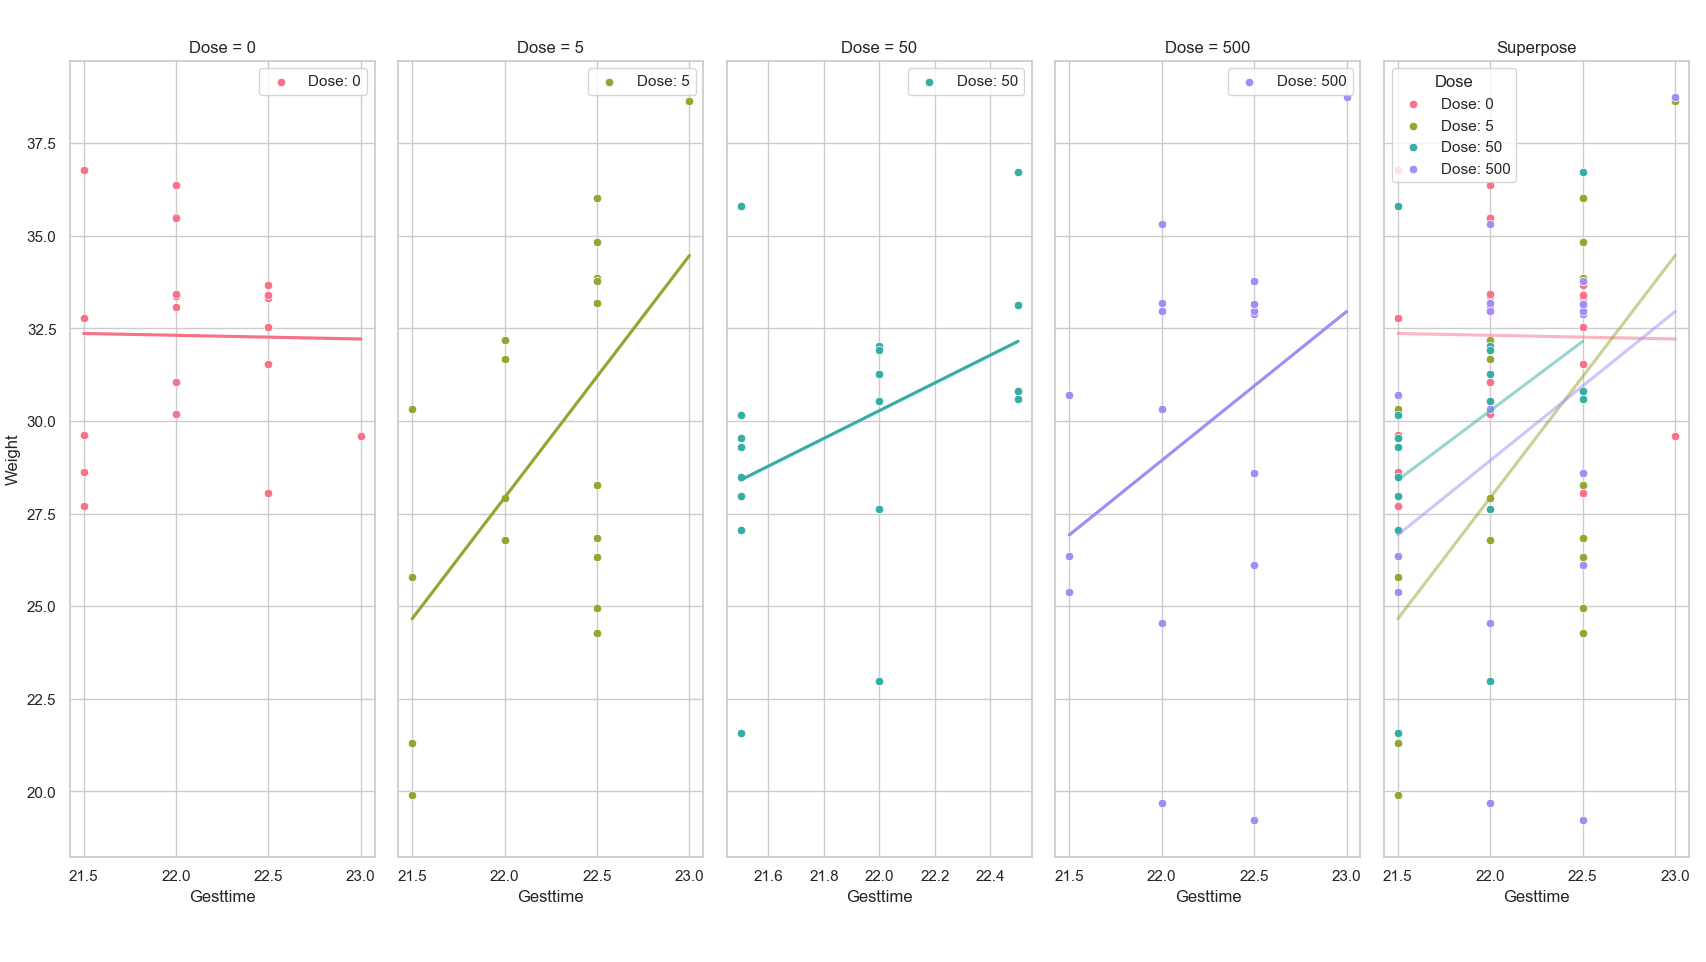

Source code (Python):
import pandas as pd
import matplotlib.pyplot as plt
import seaborn as sns
from scipy.stats import levene
from statsmodels.formula.api import ols, glm
from statsmodels.stats.anova import anova_lm
from statsmodels.stats.multicomp import pairwise_tukeyhsd, MultiComparison  # 确保从这里导入MultiComparison
from statsmodels.multivariate.manova import MANOVA
import statsmodels.api as sm

# 载入数据
litter_data = pd.read_csv('path/litter.csv') 

# Levene's Test for equality of variances
# 检验不同剂量下小鼠出生体重方差是否一致
levene_test = levene(*[group['weight'].values for name, group in litter_data.groupby('dose')])

# One-way ANOVA for 'gesttime' by 'dose'
# 单因素方差分析，检验不同剂量是否对妊娠时间有显著影响
model_gesttime = ols('gesttime ~ C(dose)', data=litter_data).fit()
anova_gesttime = anova_lm(model_gesttime)

# Two-way ANOVA for 'weight' by 'dose' and 'gesttime'
# 双因素方差分析，探究剂量和妊娠时间对出生体重的影响
model_weight_dose_gesttime = ols('weight ~ C(dose) * gesttime', data=litter_data).fit()
anova_weight_dose_gesttime = anova_lm(model_weight_dose_gesttime)

# One-way ANOVA for 'weight' with 'gesttime' and 'dose' as predictors
# 使用妊娠时间和剂量作为预测变量对出生体重进行单因素方差分析
model_weight = ols('weight ~ gesttime + C(dose)', data=litter_data).fit()
anova_weight = anova_lm(model_weight)
eta_squared = model_weight.ess / (model_weight.ess + model_weight.ssr)  # 计算部分Eta平方

# Tukey's HSD Post-Hoc Test
# Tukey诚实显著性差异检验，用于比较不同剂量之间的体重差异
mc = MultiComparison(litter_data['weight'], litter_data['dose'])
tukey_result = mc.tukeyhsd()

# ANCOVA
# 分析协变量，考虑妊娠时间的影响，检验剂量对体重的影响
ancova_result = glm('weight ~ gesttime + C(dose)', data=litter_data).fit().summary()

# MANOVA
# 多变量方差分析，检验剂量在调整妊娠时间后对体重和其他可能的因变量的影响
manova = MANOVA.from_formula('weight + gesttime ~ C(dose)', data=litter_data)
manova_result = manova.mv_test()

# 数据可视化
sns.set_theme(style="whitegrid") 
fig, axes = plt.subplots(1, 5, figsize=(20, 6), sharey=True)
doses = sorted(litter_data['dose'].unique())
colors = sns.color_palette("husl", len(doses))

for i, (ax, dose) in enumerate(zip(axes, doses)):
    subset = litter_data[litter_data['dose'] == dose]
    sns.scatterplot(x='gesttime', y='weight', data=subset, ax=ax, color=colors[i], label=f'Dose: {dose}')
    sns.regplot(x='gesttime', y='weight', data=subset, ax=ax, color=colors[i], scatter=False, ci=None)
    ax.set_title(f'Dose = {dose}')
    ax.set_xlabel('Gesttime')
    if i == 0:
        ax.set_ylabel('Weight')
    else:
        ax.set_ylabel('')

# Superpose all data in the last subplot
for i, dose in enumerate(doses):
    subset = litter_data[litter_data['dose'] == dose]
    sns.scatterplot(x='gesttime', y='weight', data=subset, ax=axes[-1], color=colors[i], label=f'Dose: {dose}')
    sns.regplot(x='gesttime', y='weight', data=subset, ax=axes[-1], color=colors[i], scatter=False, ci=None, line_kws={"alpha": 0.5})

axes[-1].set_title('Superpose')
axes[-1].set_xlabel('Gesttime')
axes[-1].set_ylabel('')
axes[-1].legend(title='Dose', loc='upper left')
plt.tight_layout()
plt.show()

# 输出统计分析结果
print("Levene's Test Result:", levene_test)
print("ANOVA for 'gesttime' by 'dose':", anova_gesttime)
print("Two-way ANOVA for 'weight' by 'dose' and 'gesttime':", anova_weight_dose_gesttime)
print("ANOVA for 'weight' with 'gesttime' and 'dose':", anova_weight)
print("Partial Eta Squared:", eta_squared)
print("Tukey's HSD Test Result:", tukey_result)
print("ANCOVA Result:", ancova_result)
print("MANOVA Result:", manova_result.summary())
